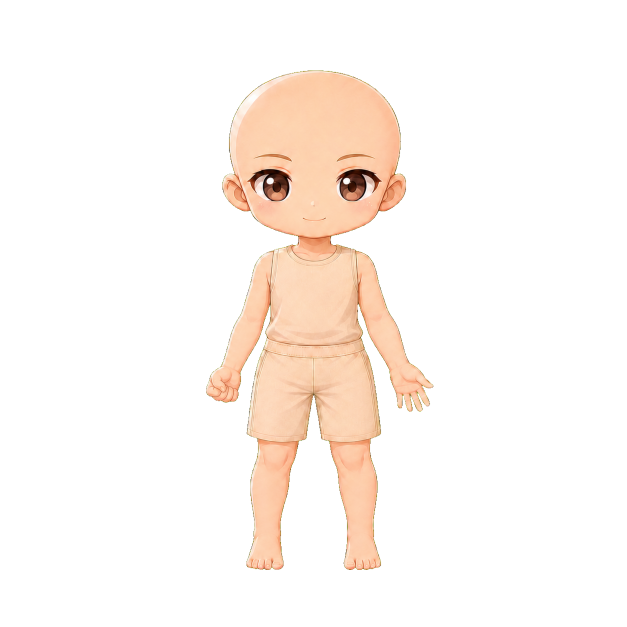
#> input picture assets/base_bodies/base_pose_002_viewer_left_vertical_grip.png, 1254 x 1254 px (shown at 1/2 size)
$ python render_hand_object_pose_context.py
#> lines starting #> are read from the running program, lines starting #| are printed output that depends on the picture
#!/usr/bin/env python3
"""Render pose-specific QA composites for a Demigods hand-object review batch.

This renderer is evidence-only. It composites each unregistered review candidate
above its approved base pose in canonical layer order; it does not alter assets,
manifest, backlog, or ledger state.
"""
from __future__ import annotations

from pathlib import Path

from PIL import Image, ImageDraw

ROOT = Path(__file__).resolve().parent.parent
OUT = ROOT / "docs" / "qa"
COMPOSITES = OUT / "composites"

ITEMS = [
    (
        "DG-133",
        ROOT / "assets" / "base_bodies" / "base_pose_002_viewer_left_vertical_grip.png",
        ROOT / "incoming" / "hand_objects" / "hand_object_001_arcane_staff_pose_002_left.png",
        "hand_object_001_over_pose_002.png",
    ),
    (
        "DG-134",
        ROOT / "assets" / "base_bodies" / "base_pose_004_viewer_left_palm_up.png",
        ROOT / "incoming" / "hand_objects" / "hand_object_002_violet_orb_pose_004_left.png",
        "hand_object_002_over_pose_004.png",
    ),
    (
        "DG-135",
        ROOT / "assets" / "base_bodies" / "base_pose_002_viewer_left_vertical_grip.png",
        ROOT / "incoming" / "hand_objects" / "hand_object_003_dark_wand_pose_002_left.png",
        "hand_object_003_over_pose_002.png",
    ),
    (
        "DG-136",
        ROOT / "assets" / "base_bodies" / "base_pose_002_viewer_left_vertical_grip.png",
        ROOT / "incoming" / "hand_objects" / "hand_object_004_silver_sword_pose_002_left.png",
        "hand_object_004_over_pose_002.png",
    ),
    (
        "DG-137",
        ROOT / "assets" / "base_bodies" / "base_pose_004_viewer_left_palm_up.png",
        ROOT / "incoming" / "hand_objects" / "hand_object_005_star_spellbook_pose_004_left.png",
        "hand_object_005_over_pose_004.png",
    ),
]


def composite(base_path: Path, trait_path: Path, out_path: Path) -> Path:
    base = Image.open(base_path).convert("RGBA")
#> base is the input picture: PIL image 1254x1254 RGBA; mean R, G, B, A 38.1, 31, 25.5, 39.5
    trait = Image.open(trait_path).convert("RGBA")
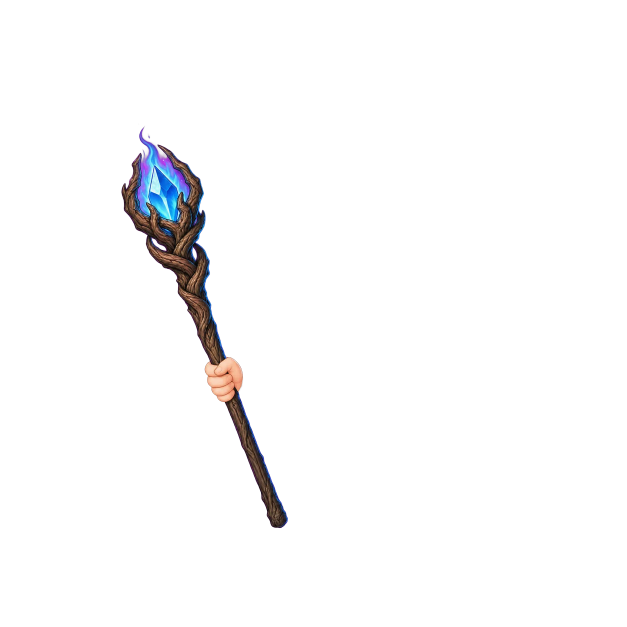
#> input picture assets/hand_objects/hand_object_001_arcane_staff_pose_002_left.png, 1254 x 1254 px, found by its file name (shown at 1/2 size)
#> trait is the input picture: PIL image 1254x1254 RGBA; mean R, G, B, A 3, 2.8, 3.3, 8.1
    if base.size != (1254, 1254) or trait.size != (1254, 1254):
        raise ValueError(f"expected 1254x1254 inputs: {base_path.name}, {trait_path.name}")
    canvas = Image.new("RGBA", base.size, (255, 255, 255, 255))
#> canvas: PIL image 1254x1254 RGBA; every value is 255
    canvas.alpha_composite(base)
    canvas.alpha_composite(trait)
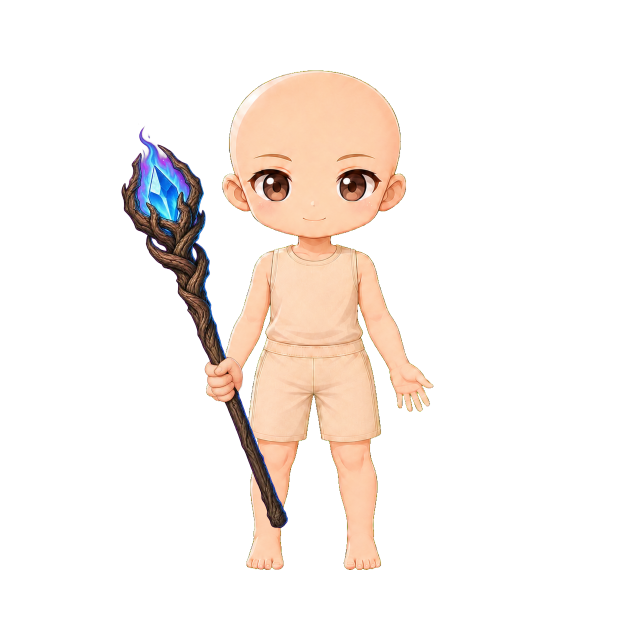
#> canvas: PIL image 1254x1254 RGBA (shown at 1/2 size); mean R, G, B, A 248, 240.9, 236.4, 255
    out_path.parent.mkdir(parents=True, exist_ok=True)
    canvas.convert("RGB").save(out_path)
    return out_path


def render_sheet(results: list[tuple[str, Path]], out_path: Path) -> Path:
    cell, pad, label_h = 300, 12, 44
    width = len(results) * (cell + pad) + pad
    height = cell + label_h + 64
    sheet = Image.new("RGB", (width, height), (24, 24, 28))
    draw = ImageDraw.Draw(sheet)
    draw.text((pad, 12), "Demigods hand-object pose review — 5 candidates", fill=(240, 240, 240))
    for index, (backlog_id, image_path) in enumerate(results):
        x = pad + index * (cell + pad)
        y = 44
        image = Image.open(image_path).convert("RGB")
        image.thumbnail((cell, cell))
        sheet.paste(image, (x + (cell - image.width) // 2, y))
        draw.text((x + 4, y + cell + 6), f"{backlog_id}  POSE CONTEXT", fill=(120, 230, 140))
        draw.text((x + 4, y + cell + 21), image_path.name[:37], fill=(180, 180, 190))
    out_path.parent.mkdir(parents=True, exist_ok=True)
    sheet.save(out_path)
    return out_path


def main() -> int:
    results: list[tuple[str, Path]] = []
    for backlog_id, base, candidate, filename in ITEMS:
        result = composite(base, candidate, COMPOSITES / filename)
        results.append((backlog_id, result))
    sheet = render_sheet(results, OUT / "hand_objects_001-005_pose_review_sheet.png")
    print(f"Rendered {len(results)} pose composites")
    print(f"Review sheet: {sheet.relative_to(ROOT)}")
    return 0


if __name__ == "__main__":
#> (the run stopped early here; a loop or call above may not have finished)
